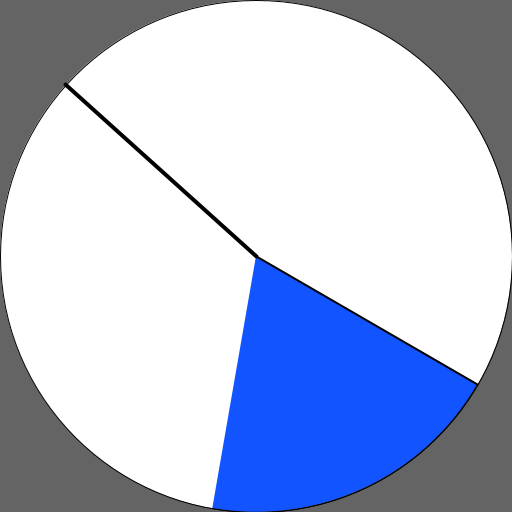
Frame 1 (no input)
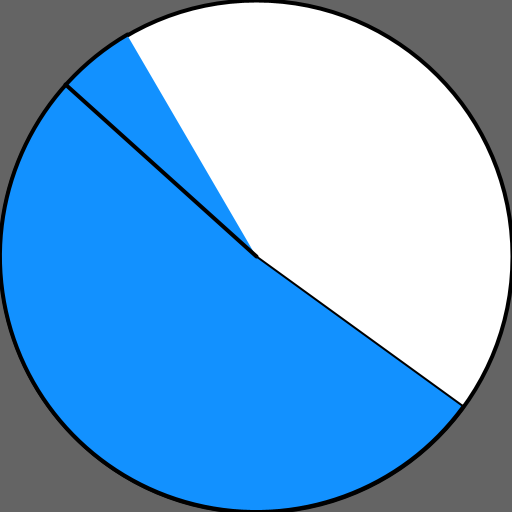
Frame 60 (the mouse pressed at the canvas centre just before this capture)
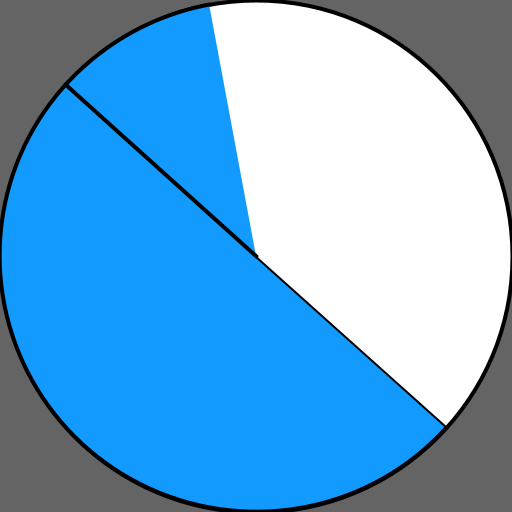
Frame 120 (the mouse held since frame 60 and released just before this capture)

The Processing sketch that drew these frames (run headless with seeded random() and noise(); from frame 60 on, the mouse is pressed at the canvas centre):

// Processing sketch: processing_7682
// ── processing_7682.pde

// add hours, blending, mickey mouse hand?


float DegreesPerMillisecond = 360.0/1000.0;
float DegreesPerTick = 360.0/60.0;


void setup()
{
  size(512,512);
}

void draw()
{
  background(100);
  // time!
  float millisRotation = radians( (millis() % 1000) * DegreesPerMillisecond);
  float secondsRotation = radians( second() * DegreesPerTick);
  float minutesRotation = radians( minute() * DegreesPerTick);
  
  smooth();
  // draw clock body
  fill(255);
  ellipse(width/2, height/2, width, height);
  
  fill(18, 255.0*(millis()%1000)/1000.0 , 270);
  arc(width/2, height/2, width, height, 
    secondsRotation-PI/2.0, secondsRotation-PI/2.0+millisRotation);


  strokeWeight(2);
  // draw second hand
  pushMatrix();
  // move drawing center to the center of the screen and rotate clockwise
  translate(width/2, height/2);
  rotate(secondsRotation);
  translate(-width/2, -height/2);
  // draw clock hand
  line(width/2, height/2, width/2, 0);
  popMatrix();

  
  // draw second hand
  strokeWeight(4);
  pushMatrix();
  translate(width/2, height/2);
  rotate(minutesRotation);
  translate(-width/2, -height/2);
  line(width/2, height/2, width/2, 0);
  popMatrix();
}
